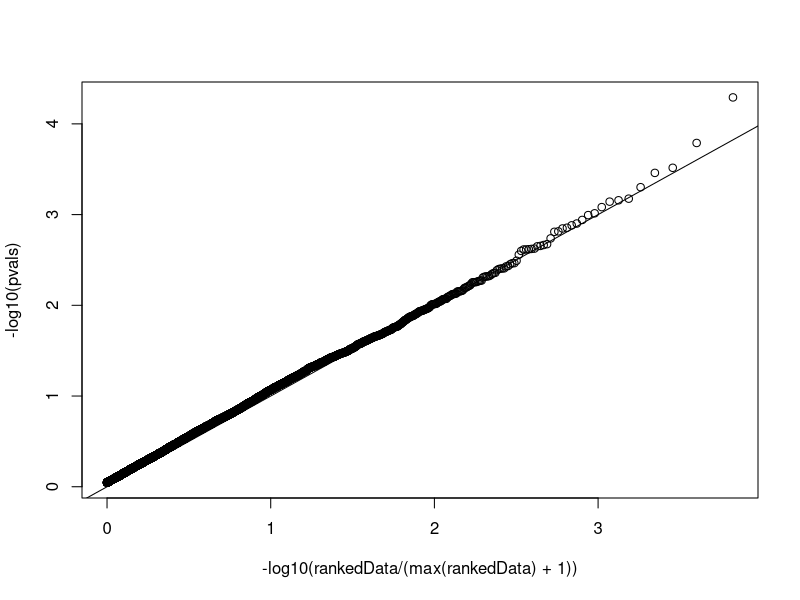
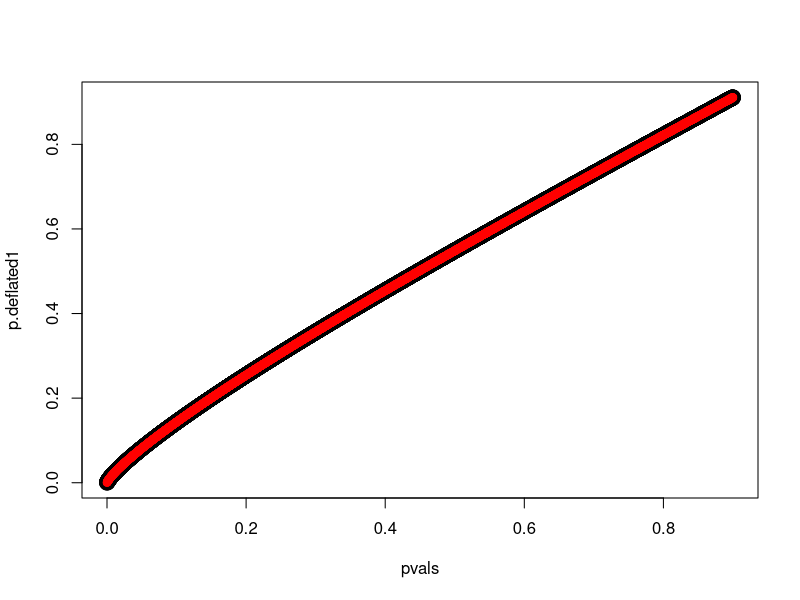

Reproduce these figures in R, in order.
pvals <- runif(10000, 0, 0.9)

rankedData <- rank(pvals, ties.method="first") + 0.5
plot(-log10(rankedData / (max(rankedData) + 1)), -log10(pvals))
abline(a=0, b=1)


lambdaB <- round(median(qchisq(pvals, 1, lower.tail = FALSE), na.rm=TRUE) /  qchisq(0.5, 1),3)
chiSq <- qchisq(pvals, 1, lower.tail = FALSE)
p.deflated1 <- pchisq(chiSq / lambdaB, 1, lower.tail = FALSE)
lambdaA1 <- round(median(qchisq(p.deflated1, 1, lower.tail = FALSE),na.rm=TRUE) /  qchisq(0.5, 1),3)

cat("Before:", lambdaB, "After", lambdaA1, "\n")
plot(pvals, p.deflated1, cex=2)

chi <- qnorm(1 - (pvals / 2)) 
p.deflated2 = pchisq((chi^2)/lambdaB, df = 1, lower = FALSE)
lambdaA2 <- round(median(qchisq(1.0 - p.deflated2, 1),na.rm=TRUE) /  qchisq(0.5, 1),3)

cat("Before:", lambdaB, "After", lambdaA2, "\n")
points(pvals, p.deflated1, col='red')